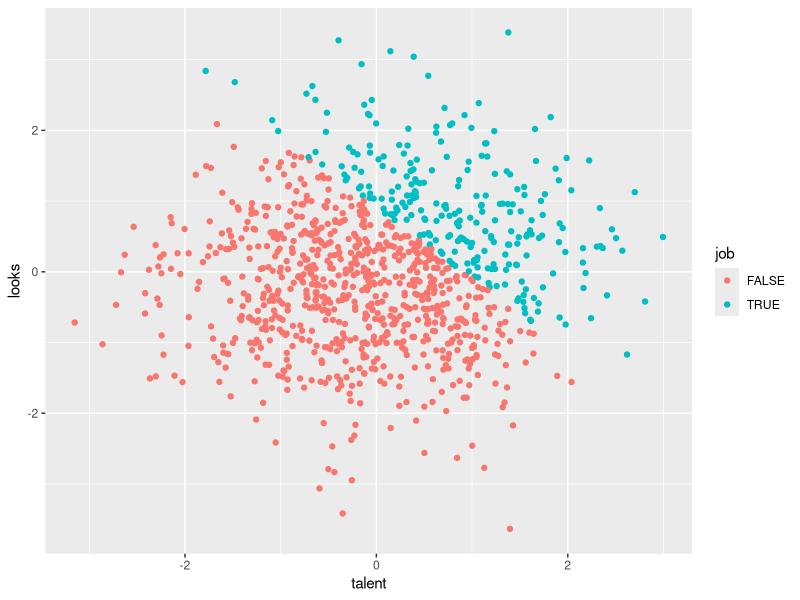
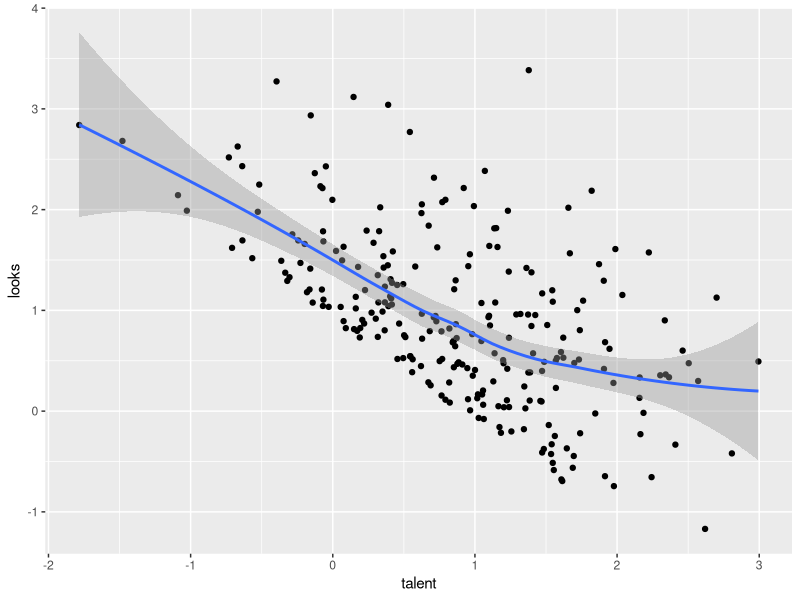

Write the R code that produced these figures, in order.
## ---- chunk 1
library(tidyverse)
## ---- chunk 2
talent = rnorm(1000)
looks = rnorm(1000)

cor(talent, looks)
## ---- chunk 3
x = talent + looks
skimr::skim(x)
## ---- chunk 4
job = x > quantile(x, .75)
cor(talent[job], looks[job])
## ---- chunk 5
df <- tibble(talent, looks, job) 
df %>% 
  ggplot(aes(talent, looks, colour = job)) + 
    geom_point()
## ---- chunk 6
df %>% filter(job) %>% 
  ggplot(aes(talent, looks)) + 
    geom_point() + 
    geom_smooth()
